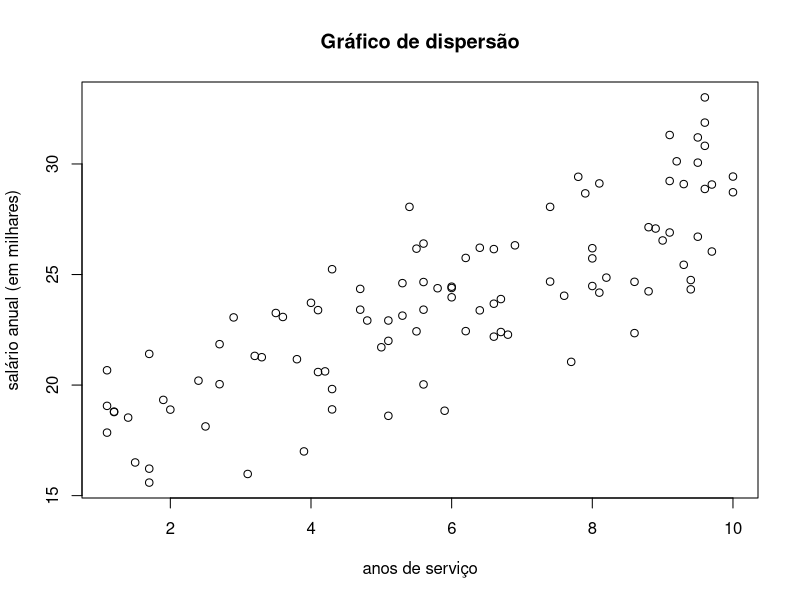
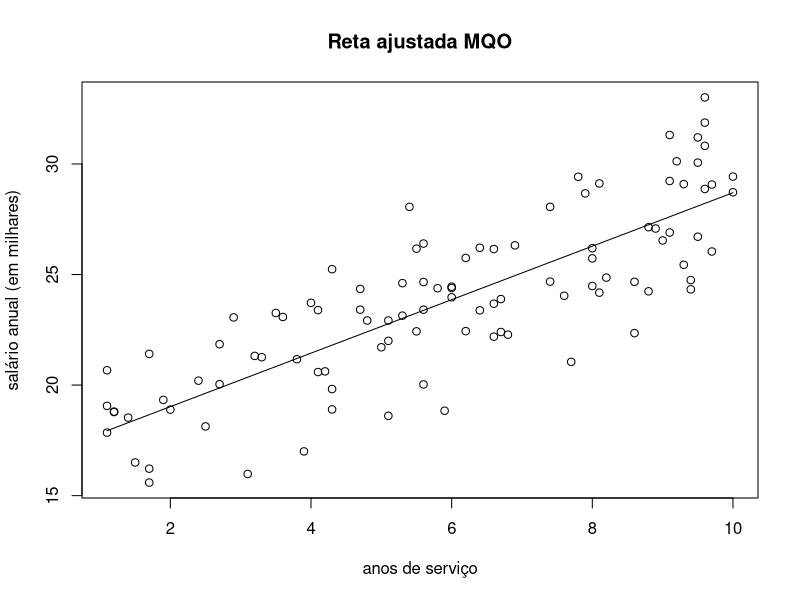
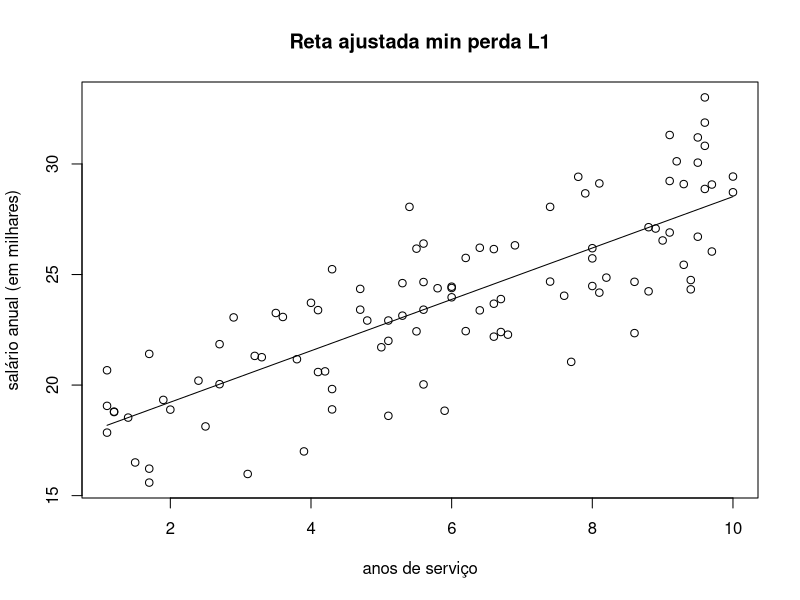
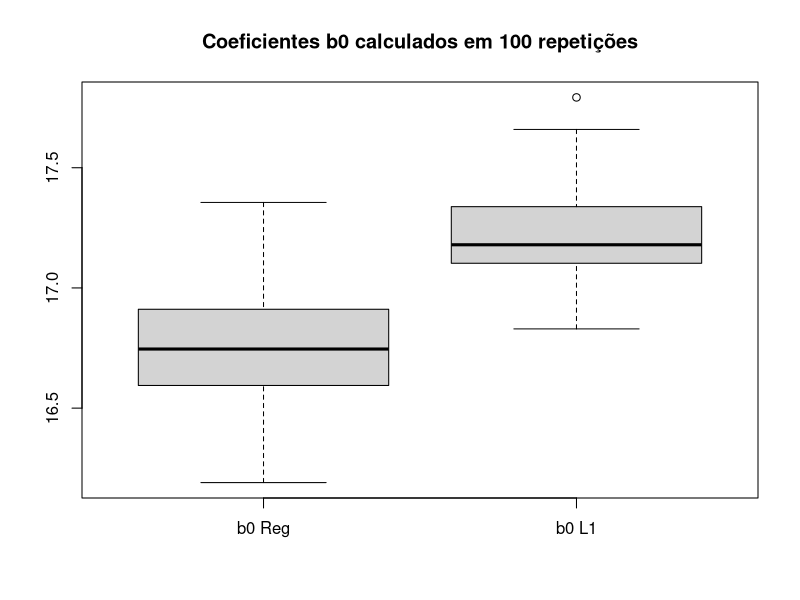
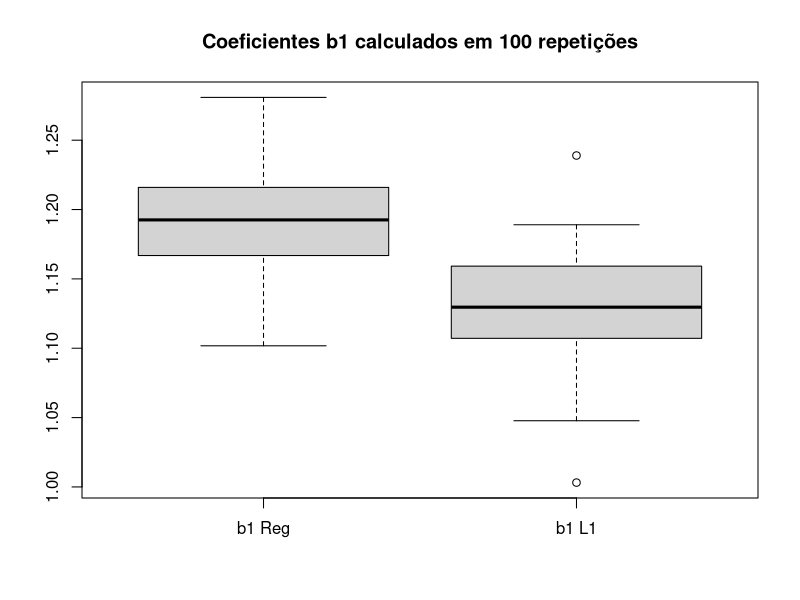
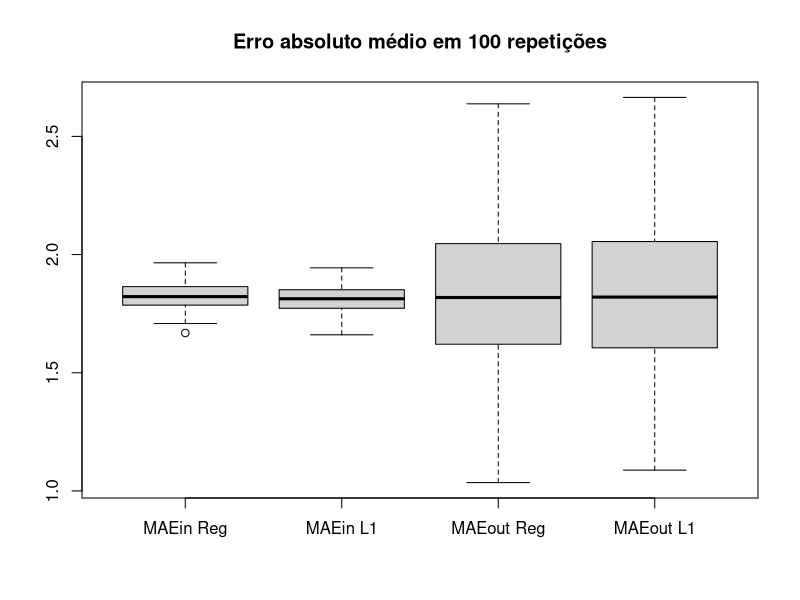

Reproduce these figures in R, in order.
## ---- chunk 1
knitr::opts_chunk$set(echo = FALSE)
## ---- chunk 2
data = read.csv2("205650.txt", sep=" ", dec = ".")
plot(data$X, data$Y, xlab = "anos de serviço", ylab="salário anual (em milhares)", main="Gráfico de dispersão")
## ---- chunk 3
# Funcao para dividir dados aleatoriamente em treinamento e teste #
split_data = function(data, train_perc){
  train_size <- floor(train_perc * nrow(data))
  train_index <- sample(seq_len(nrow(data)), size = train_size)
  train <- data[train_index, ]
  test <- data[-train_index, ]
  return(list("train" = train,
              "test" = test))
}

# Funcao para encontrar params que minimizam perda L1 #
opt_l1_loss = function(dataset){
  l1_loss = function(y, f) {
    sum(abs(y - f))
  }
  
  fn = function(params){
    b0 = params[1]
    b1 = params[2]
    l1_loss(y = dataset$Y, f = (b0 + b1 * dataset$X))
  }
  
  opt_b = optim(
    par = c(b0 = 0, b1=0),
    fn = fn
  )
  
  return(opt_b$par)
}

# Objetos para salvar os resultados das 100 repeticoes #

bhat_vec = rep(0,100)
bhat_params = data.frame(b0_reg=bhat_vec,
                         b1_reg=bhat_vec,
                         b0_l1=bhat_vec,
                         b1_l1=bhat_vec)

MAE_vec = rep(0, 100)
MAE_table = data.frame(MAEin_reg=MAE_vec,
                       MAEout_reg=MAE_vec,
                       MAEin_l1=MAE_vec,
                       MAEout_l1=MAE_vec)

## ---- chunk 4
set.seed(205650)  
splitted_data = split_data(data, 0.85)
  train <- splitted_data$train
  test <- splitted_data$test
  
  ## Regressao simples (MQO) ##
  
  # Encontrar params b0 e b1 #
  reg = lm(Y ~ X, data=train)
  
  ## Minimizar perda L1 ##
  
  # Encontrar b0 e b1 otimos #
  opt_l1_loss_params = opt_l1_loss(train)
  Ypred_test_l1 = opt_l1_loss_params[1] + opt_l1_loss_params[2]*test$X
  Ypred_train_l1 = opt_l1_loss_params[1] + opt_l1_loss_params[2]*train$X
  
  # Calcular MAEout e MAEin #
  Ypred_reg_test = predict(reg, test)
  Ypred_reg_train = predict(reg, train)
  
  abs_error_test_reg = abs(test$Y - Ypred_reg_test)
  MAEout_reg = sum(abs_error_test_reg)/15
  
  abs_error_train_reg = abs(train$Y - Ypred_reg_train)
  MAEin_reg = sum(abs_error_train_reg)/85
  
  # Calcular MAEin e MAEout #
  abs_error_test_l1 = abs(test$Y - Ypred_test_l1)
  MAEout_l1 = sum(abs_error_test_l1)/15
  
  abs_error_train_l1 = abs(train$Y - Ypred_train_l1)
  MAEin_l1 = sum(abs_error_train_l1)/85

## ---- chunk 5

plot(data$X, data$Y, xlab = "anos de serviço", ylab="salário anual (em milhares)", main="Reta ajustada MQO")
lines(data$X, (reg$coefficients[1] + reg$coefficients[2]*data$X))

plot(data$X, data$Y, xlab = "anos de serviço", ylab="salário anual (em milhares)", main="Reta ajustada min perda L1")
lines(data$X, (opt_l1_loss_params[1] + opt_l1_loss_params[2]*data$X))
      
## ---- chunk 6
# Loop para executar o experimento 100 vezes #

set.seed(205650)
for (i in seq(1:100)){
  splitted_data = split_data(data, 0.85)
  train <- splitted_data$train
  test <- splitted_data$test
  
  ## Regressao simples (MQO) ##
  
  # Encontrar params b0 e b1 #
  reg = lm(Y ~ X, data=train)
  bhat_params$b0_reg[i] = reg$coefficients[1]
  bhat_params$b1_reg[i] = reg$coefficients[2]
  
  # Calcular MAEout e MAEin #
  Ypred_reg_test = predict(reg, test)
  Ypred_reg_train = predict(reg, train)
  
  abs_error_test_reg = abs(test$Y - Ypred_reg_test)
  MAEout_reg = sum(abs_error_test_reg)/15
  MAE_table$MAEout_reg[i] = MAEout_reg
  
  abs_error_train_reg = abs(train$Y - Ypred_reg_train)
  MAEin_reg = sum(abs_error_train_reg)/85
  MAE_table$MAEin_reg[i] = MAEin_reg
  
  ## Minimizar perda L1 ##
  
  # Encontrar b0 e b1 otimos #
  opt_l1_loss_params = opt_l1_loss(train)
  Ypred_test_l1 = opt_l1_loss_params[1] + opt_l1_loss_params[2]*test$X
  Ypred_train_l1 = opt_l1_loss_params[1] + opt_l1_loss_params[2]*train$X
  bhat_params$b0_l1[i] = opt_l1_loss_params[1]
  bhat_params$b1_l1[i] = opt_l1_loss_params[2]
  
  # Calcular MAEin e MAEout #
  abs_error_test_l1 = abs(test$Y - Ypred_test_l1)
  MAEout_l1 = sum(abs_error_test_l1)/15
  MAE_table$MAEout_l1[i] = MAEout_l1
  
  abs_error_train_l1 = abs(train$Y - Ypred_train_l1)
  MAEin_l1 = sum(abs_error_train_l1)/85
  MAE_table$MAEin_l1[i] = MAEin_l1
  
}
## ---- chunk 7
avg_results = data.frame(matrix(ncol = 2, nrow = 4))
col_names = c("Regressao", "Opt L1")
row_names = c("b0 medio", "b1 medio", "MAEin medio", "MAEout medio")
colnames(avg_results) = col_names
rownames(avg_results) = row_names

avg_results$Regressao[1] = mean(bhat_params$b0_reg)
avg_results$Regressao[2] = mean(bhat_params$b1_reg)
avg_results$Regressao[3] = mean(MAE_table$MAEin_reg)
avg_results$Regressao[4] = mean(MAE_table$MAEout_reg)

avg_results$`Opt L1`[1] = mean(bhat_params$b0_l1)
avg_results$`Opt L1`[2] = mean(bhat_params$b1_l1)
avg_results$`Opt L1`[3] = mean(MAE_table$MAEin_l1)
avg_results$`Opt L1`[4] = mean(MAE_table$MAEout_l1)

## ---- chunk 8
summary(bhat_params$b0_reg)
## ---- chunk 9
summary(bhat_params$b0_l1)
## ---- chunk 10
summary(bhat_params$b1_reg)
## ---- chunk 11
summary(bhat_params$b1_l1)
## ---- chunk 12

boxplot(list("b0 Reg"=bhat_params$b0_reg, "b0 L1"=bhat_params$b0_l1), main="Coeficientes b0 calculados em 100 repetições")

boxplot(list("b1 Reg"=bhat_params$b1_reg, "b1 L1"=bhat_params$b1_l1), main="Coeficientes b1 calculados em 100 repetições")

## ---- chunk 13
boxplot(list("MAEin Reg"=MAE_table$MAEin_reg, "MAEin L1"=MAE_table$MAEin_l1,"MAEout Reg"=MAE_table$MAEout_reg, "MAEout L1"=MAE_table$MAEout_l1), main="Erro absoluto médio em 100 repetições")
## ---- chunk 14
library(knitr)
kable(avg_results)
